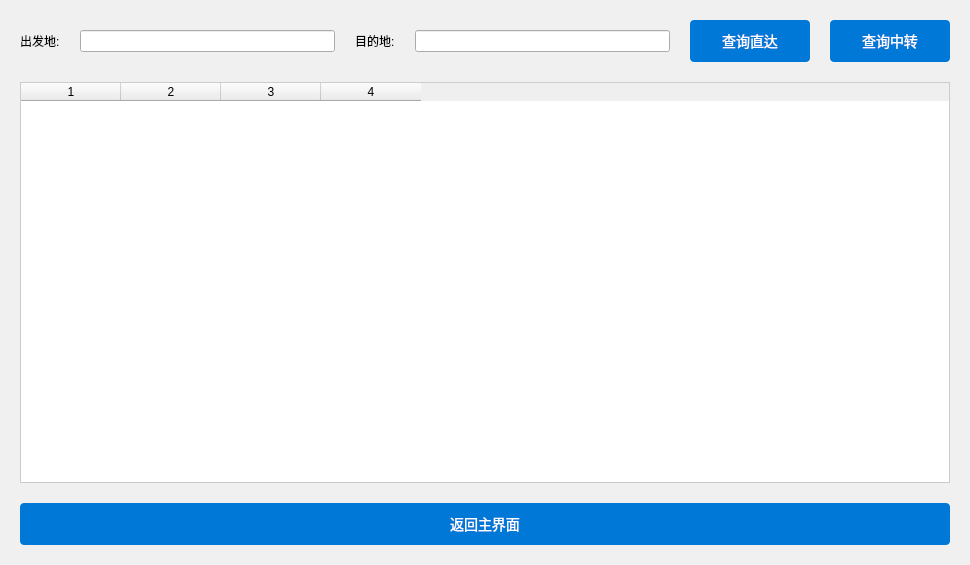
<?xml version="1.0" encoding="UTF-8"?>
<ui version="4.0">
 <class>FlightSearchWindow</class>
 <widget class="QMainWindow" name="FlightSearchWindow">
  <property name="geometry">
   <rect>
    <x>0</x>
    <y>0</y>
    <width>970</width>
    <height>565</height>
   </rect>
  </property>
  <property name="styleSheet">
   <string>QMainWindow {
    background-color: #F0F0F0;
    font-family: 'Segoe UI', sans-serif;
}

QComboBox, QPushButton, QTableWidget {
    font-size: 14px;
}

QComboBox {
    border: 1px solid #ccc;
    border-radius: 4px;
    padding: 5px;
    min-width: 200px;
}

QPushButton {
    background-color: #0078D7;
    border: none;
    border-radius: 4px;
    color: white;
    padding: 10px;
    min-width: 100px;
}

QPushButton:hover {
    background-color: #005FAC;
}

QTableWidget {
    border: 1px solid #ccc;
    color: #333;
}

QTableWidget::item {
    padding: 5px;
    border-bottom: 1px solid #ccc;
}

QTableWidget::horizontalHeader {
    background-color: #0078D7;
    color: white;
}

QTableWidget::horizontalHeader::section {
    border: 1px solid #ccc;
    border-style: none;
}</string>
  </property>
  <widget class="QWidget" name="centralwidget">
   <layout class="QVBoxLayout" name="verticalLayout" stretch="0,1,0">
    <property name="spacing">
     <number>20</number>
    </property>
    <property name="leftMargin">
     <number>20</number>
    </property>
    <property name="topMargin">
     <number>20</number>
    </property>
    <property name="rightMargin">
     <number>20</number>
    </property>
    <property name="bottomMargin">
     <number>20</number>
    </property>
    <item>
     <layout class="QHBoxLayout" name="searchLayout">
      <item>
       <widget class="QLabel" name="departureLabel">
        <property name="sizePolicy">
         <sizepolicy hsizetype="Preferred" vsizetype="Preferred">
          <horstretch>0</horstretch>
          <verstretch>0</verstretch>
         </sizepolicy>
        </property>
        <property name="text">
         <string>出发地:</string>
        </property>
       </widget>
      </item>
      <item>
       <widget class="QLineEdit" name="lineEdit"/>
      </item>
      <item>
       <widget class="QLabel" name="destinationLabel">
        <property name="sizePolicy">
         <sizepolicy hsizetype="Preferred" vsizetype="Preferred">
          <horstretch>0</horstretch>
          <verstretch>0</verstretch>
         </sizepolicy>
        </property>
        <property name="text">
         <string>目的地:</string>
        </property>
       </widget>
      </item>
      <item>
       <widget class="QLineEdit" name="lineEdit_2"/>
      </item>
      <item>
       <widget class="QPushButton" name="searchButtonDir">
        <property name="text">
         <string>查询直达</string>
        </property>
       </widget>
      </item>
      <item>
       <widget class="QPushButton" name="searchButtonTran">
        <property name="sizePolicy">
         <sizepolicy hsizetype="Preferred" vsizetype="Fixed">
          <horstretch>0</horstretch>
          <verstretch>0</verstretch>
         </sizepolicy>
        </property>
        <property name="cursor">
         <cursorShape>PointingHandCursor</cursorShape>
        </property>
        <property name="text">
         <string>查询中转</string>
        </property>
       </widget>
      </item>
     </layout>
    </item>
    <item>
     <widget class="QTableWidget" name="flightTable">
      <property name="rowCount">
       <number>0</number>
      </property>
      <property name="columnCount">
       <number>4</number>
      </property>
      <property name="horizontalHeaderLabels" stdset="0">
       <stringlist>
        <string>航班号</string>
        <string>出发地</string>
        <string>目的地</string>
        <string>出发时间</string>
       </stringlist>
      </property>
      <column/>
      <column/>
      <column/>
      <column/>
     </widget>
    </item>
    <item>
     <widget class="QPushButton" name="backToMainButton">
      <property name="cursor">
       <cursorShape>PointingHandCursor</cursorShape>
      </property>
      <property name="text">
       <string>返回主界面</string>
      </property>
     </widget>
    </item>
   </layout>
  </widget>
 </widget>
 <resources/>
 <connections/>
</ui>
